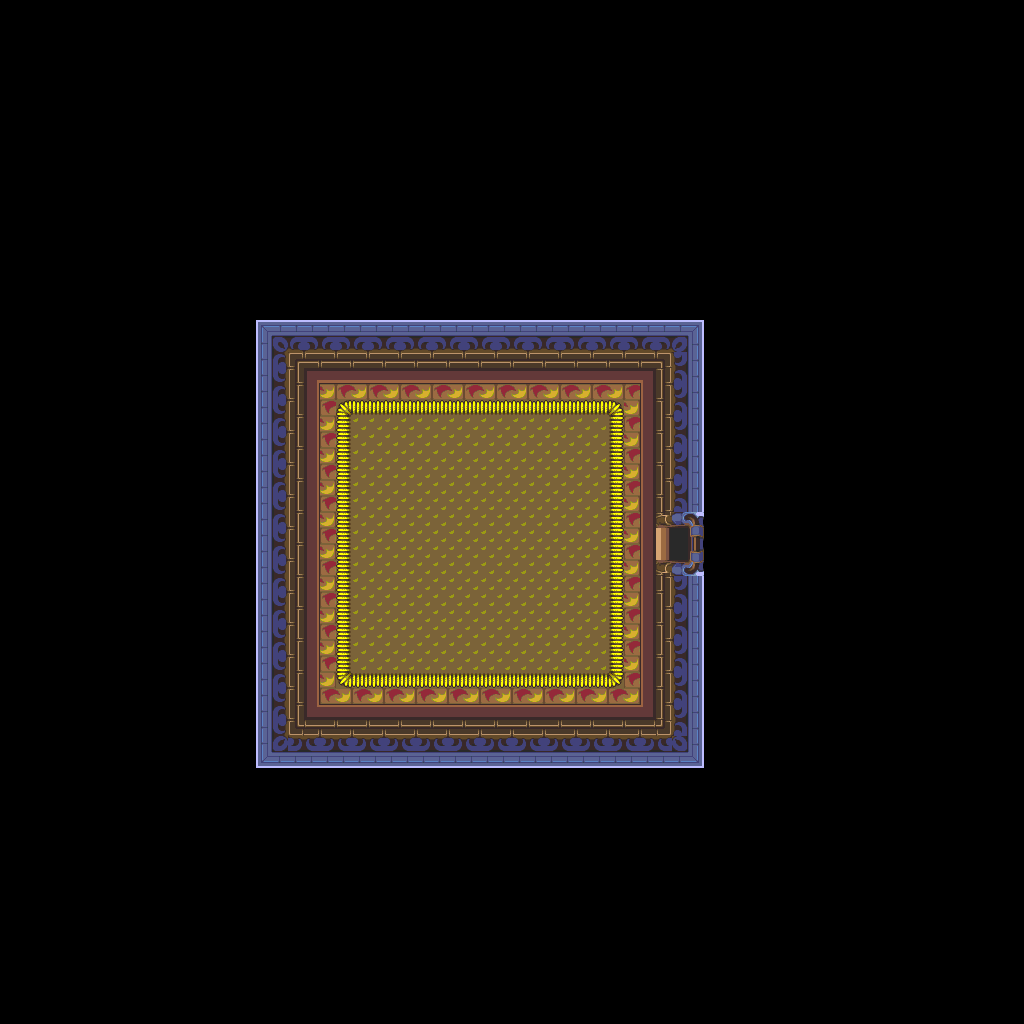

This game map was drawn from its Tiled (.tmx) file and the tilesets committed beside it. A one-line description and the trimmed map source follow:
An orthogonal 64x64 tile map with 16x16 px tiles, 1 tile layer (base), 1 hidden layer not drawn and 1 object.

<map version="1.10" tiledversion="1.12.1" orientation="orthogonal" renderorder="right-down" width="64" height="64" tilewidth="16" tileheight="16" infinite="0" nextlayerid="3" nextobjectid="2">
 <tileset firstgid="1" source="../classiciphone_pics4.tsx" />
 <layer id="1" name="base" width="64" height="64">
  <data>[4096 cells, 4096 non-empty, 64 distinct tile ids]</data>
 </layer>
 <layer id="2" name="collision" width="64" height="64" visible="0">
  <properties><property name="collision" value="true" /></properties>
  <data>[4096 cells, 3608 non-empty, 1 distinct tile ids]</data>
 </layer>
 <objectgroup id="3" name="npcs">
  <object id="1" x="704.0" y="320.0" width="16" height="16">
   <properties>
    <property name="script" type="string">-- Auto-converted from GraalScript
-- join("level_sparlevel");</property>
   </properties>
  </object>
 </objectgroup>
</map>
